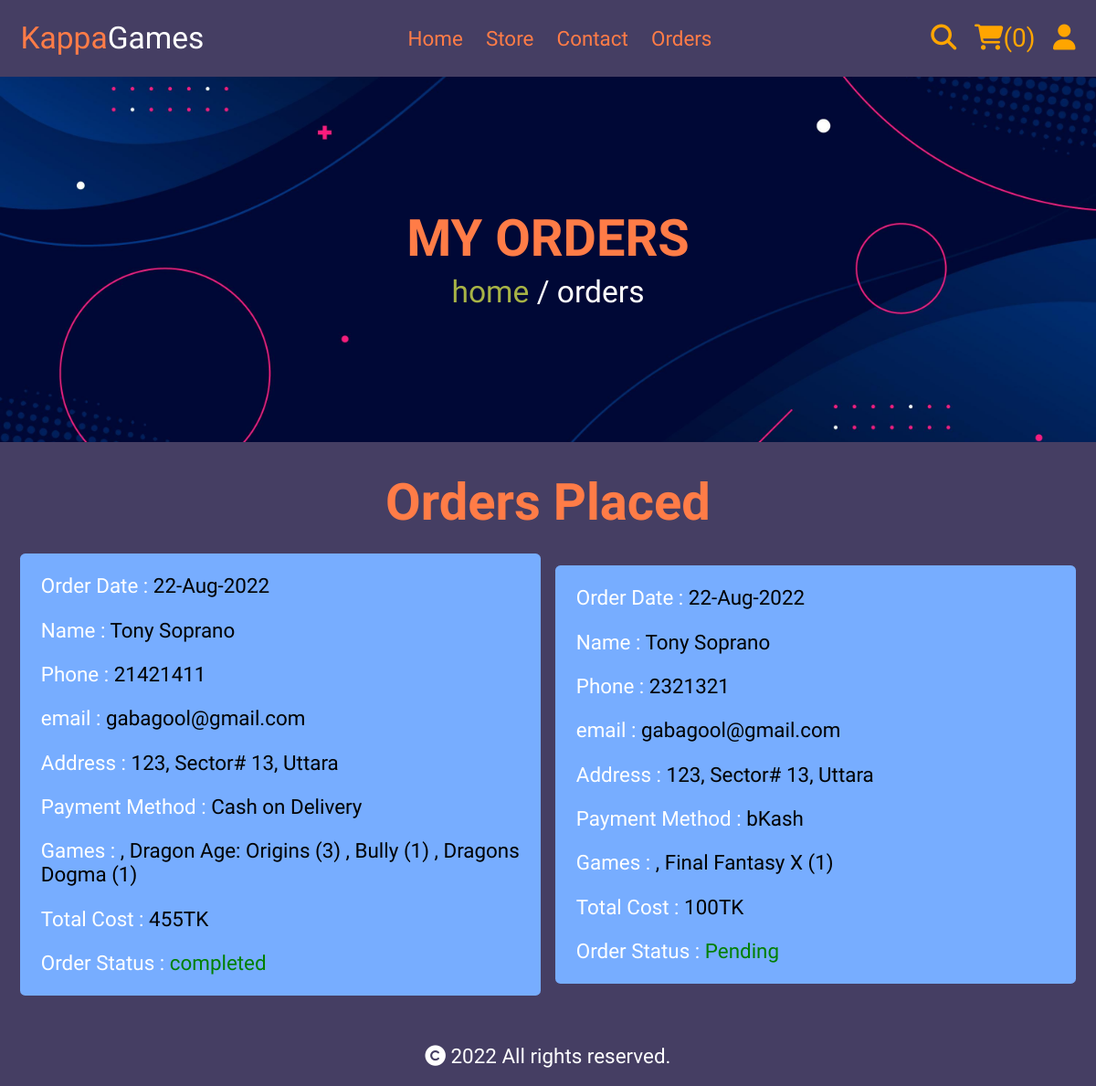
Page /orders.php (signed in) on the committed database.
### tables this page shows
CREATE TABLE `orders` (
  `id` int(100) NOT NULL,
  `user_id` int(100) NOT NULL,
  `name` varchar(100) NOT NULL,
  `number` varchar(15) NOT NULL,
  `email` varchar(100) NOT NULL,
  `method` varchar(100) NOT NULL,
  `address` varchar(500) NOT NULL,
  `total_games` varchar(1000) NOT NULL,
  `total_price` int(100) NOT NULL,
  `placed_on` varchar(100) NOT NULL,
  `status` varchar(20) NOT NULL DEFAULT 'Pending'
);

### orders.php (the view, shortened to what this page needs)
<?php
include 'config.php';
$user_id = $_SESSION['user_id'];
?>
<!DOCTYPE html>
<html lang="en">
<head>
    <link rel="stylesheet" href="https://cdnjs.cloudflare.com/ajax/libs/font-awesome/6.1.2/css/all.min.css">
    <link rel="stylesheet" href="css/stylesheet.css">
</head>
<body>
    <header class="header">
        <div class="flex">
            <a href="homepage.php" class="logo">Kappa<span>Games</span></a>
            <nav class="navbar">
                <a href="homepage.php">Home</a>
                <a href="store.php">Store</a>
                <a href="contact.php">Contact</a>
                <a href="orders.php">Orders</a>
            </nav>
            <div class="icons">
                <a href="searchPage.php" class="fa-solid fa-magnifying-glass"></a>
                <?php
                $select_cart_number = mysqli_query($conn, "SELECT * FROM `cart` WHERE user_id = '$user_id'") or die('query failed');
                $cart_rows_number = mysqli_num_rows($select_cart_number);
                ?>
                <a href="cart.php"><i class="fa-solid fa-cart-shopping"></i><span>(<?php echo $cart_rows_number; ?>)</span></a>
                <div id="userBtn" class="fa-solid fa-user"></div>
            </div>
        </div>
    </header>
    <div class="heading">
        <h3>MY ORDERS</h3>
        <p> <a href="homepage.php">home</a> / orders </p>
    </div>
    <section class="myOrders">
        <h1 class="title">Orders Placed</h1>
        <div class="boxContainer">
            <?php
            $order_query = mysqli_query($conn, "SELECT * FROM `orders` WHERE user_id = '$user_id' ") or die('query failed');
            if (mysqli_num_rows($order_query) > 0) {
                while ($fetch_orders = mysqli_fetch_assoc($order_query)) {
            ?>
                    <div class="box">
                        <p> Order Date : <span><?php echo $fetch_orders['placed_on']; ?></span> </p>
                        <p> Name : <span><?php echo $fetch_orders['name']; ?></span> </p>
                        <p> Phone : <span><?php echo $fetch_orders['number']; ?></span> </p>
                        <p> email : <span><?php echo $fetch_orders['email']; ?></span> </p>
                        <p> Address : <span><?php echo $fetch_orders['address']; ?></span> </p>
                        <p> Payment Method : <span><?php echo $fetch_orders['method']; ?></span> </p>
                        <p> Games : <span><?php echo $fetch_orders['total_games']; ?></span> </p>
                        <p> Total Cost : <span><?php echo $fetch_orders['total_price']; ?>TK</span> </p>
                        <p> Order Status : <span style="color: <?php if ($fetch_orders['status'] == 'pending') {
                                                                    echo 'red';
                                                                } else {
                                                                    echo 'green';
                                                                } ?> ;"><?php echo $fetch_orders['status']; ?></span> </p>
                    </div>
            <?php
                }
            } else {
                echo '<p class="empty">Your have no orders</p>';
            }
            ?>
        </div>
    </section>
    <footer>
        <span class="fa-solid fa-copyright"></span><span> 2022 All rights reserved.</span>
    </footer>
</body>
</html>

### css/stylesheet.css (style rules this page uses)
* { font-family: 'Gentium Book Plus', serif; margin: 0; padding: 0; box-sizing: border-box; outline: none; border: none; text-decoration: none; transition: all .2s linear; }
body { background-color: #453e63; }
html { font-size: 70%; overflow-x: hidden; }
section { padding: 3rem 2rem; }
.title { text-align: center; margin-bottom: 2rem; color:#ff7c47; font-size: 5rem; }
.heading { min-height: 50vh; display: flex; flex-flow: column; align-items: center; justify-content: center; gap: 0.5rem; background: url(../images/heading.jpg) no-repeat; background-size: cover; background-position: center; }
.heading h3 { font-size: 5rem; color: #ff7c47; }
.heading p { font-size: 3rem; color: white; }
.heading p a { font-size: 3rem; color:#a7b346; }
.header { position: sticky; top: 0; left: 0; right: 0; z-index: 1000; background: url(../images/footer.jpg); }
.header .flex { padding: 2rem; display: flex; align-items: center; justify-content: space-between; max-width: 1200px; margin: 0 auto; position: relative; }
.header .flex .logo { font-size: 3rem; color: #ff7c47; }
.header .flex .logo span { color: white; }
.header .flex .navbar a { margin: 0 1rem; font-size: 2rem; color: #ff7c47; }
.header .flex .icons > * { font-size: 2.5rem; color: orange; cursor: pointer; margin-left: 1.5rem; }
footer { background: url(../images/footer.jpg); font-size: 2rem; padding: 20px 23px; color: white; text-align: center; }
.myOrders .boxContainer { display: flex; flex-wrap: wrap; gap: 1.5rem; max-width: 1200px; margin: 0 auto; align-items: center; }
.myOrders .boxContainer .box { flex: 1 1 40rem; border-radius: 0.5rem; padding: 2rem; background-color:#77adff; padding: 1rem 2rem; }
.myOrders .boxContainer .box p { padding: 1rem 0; font-size: 2rem; color: white; }
.myOrders .boxContainer .box p span { color:black ; }

### rows in the picture
orders: placed_on "22-Aug-2022", name "Tony Soprano", number "21421411", email "gabagool@gmail.com", address "123, Sector# 13, Uttara", method "Cash on Delivery", total_games ", Dragon Age: Origins (3) , Bully (1) , Dragons Dogma (1)", total_price "455", status "completed"
orders: placed_on "22-Aug-2022", name "Tony Soprano", number "2321321", email "gabagool@gmail.com", address "123, Sector# 13, Uttara", method "bKash", total_games ", Final Fantasy X (1)", total_price "100", status "Pending"

### other values in the picture
$cart_rows_number "0"
